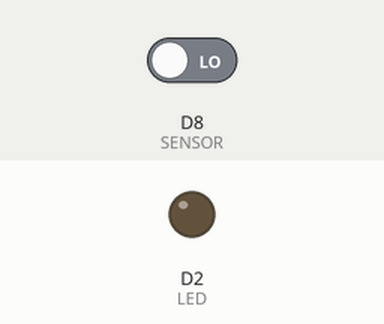
Simulated run of this sketch. Board: ESP8266 (NodeMCU). On the bench: output pins drawn as LEDs (lit = HIGH). The test bench sets the inputs (shaded band); at power-on: D8 (SENSOR) LOW. What the sketch prints to the serial monitor is not drawn.

Above: at 1.2 s.
1.3 s: D8 (SENSOR) driven HIGH
At 2.2 s:
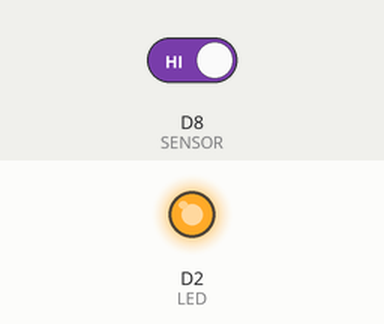
2.8 s: D8 (SENSOR) driven LOW
At 3.4 s:
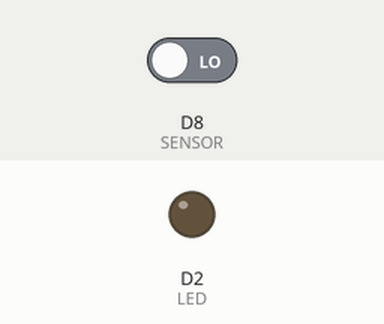
Timing chart, 0 to 5.8 s (numbered marks = the images above; inputs shaded):
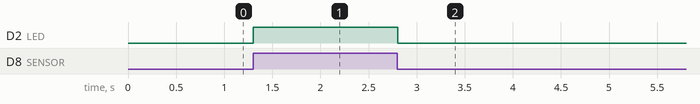

The sketch:

humedad.ino
```cpp
#include <ESP8266WiFi.h>

#define LED D2
#define SENSOR D8


void setup() {
  pinMode(LED, OUTPUT);
  pinMode(SENSOR, INPUT);
  Serial.begin(115200);
}
void loop() {
  int value = digitalRead(SENSOR);
  Serial.println(String("Humedad sensada: ") + value);
  digitalWrite(LED, value);
}
```

Measured:
- after the input at 1.3 s, D2 (LED): LOW → HIGH at once
- after the input at 2.8 s, D2 (LED): HIGH → LOW at once
